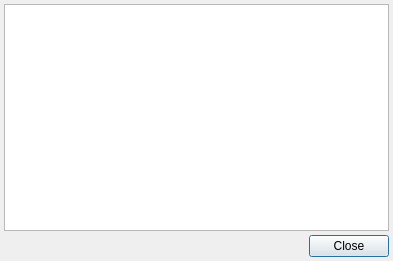
<?xml version="1.0" encoding="UTF-8"?>
<ui version="4.0">
 <class>PropertiesDialog</class>
 <widget class="QDialog" name="PropertiesDialog">
  <property name="geometry">
   <rect>
    <x>0</x>
    <y>0</y>
    <width>393</width>
    <height>261</height>
   </rect>
  </property>
  <property name="windowTitle">
   <string>Свойства</string>
  </property>
  <layout class="QGridLayout" name="gridLayout">
   <property name="margin">
    <number>4</number>
   </property>
   <property name="spacing">
    <number>4</number>
   </property>
   <item row="0" column="0" colspan="2">
    <widget class="CActionPropertiesTableView" name="tblAPProps"/>
   </item>
   <item row="1" column="0" colspan="2">
    <widget class="QDialogButtonBox" name="buttonBox">
     <property name="orientation">
      <enum>Qt::Horizontal</enum>
     </property>
     <property name="standardButtons">
      <set>QDialogButtonBox::Close</set>
     </property>
    </widget>
   </item>
  </layout>
 </widget>
 <customwidgets>
  <customwidget>
   <class>CActionPropertiesTableView</class>
   <extends>QTableView</extends>
   <header>Events/ActionPropertiesTable.h</header>
  </customwidget>
 </customwidgets>
 <tabstops>
  <tabstop>tblAPProps</tabstop>
  <tabstop>buttonBox</tabstop>
 </tabstops>
 <resources/>
 <connections>
  <connection>
   <sender>buttonBox</sender>
   <signal>accepted()</signal>
   <receiver>PropertiesDialog</receiver>
   <slot>accept()</slot>
   <hints>
    <hint type="sourcelabel">
     <x>252</x>
     <y>363</y>
    </hint>
    <hint type="destinationlabel">
     <x>157</x>
     <y>274</y>
    </hint>
   </hints>
  </connection>
  <connection>
   <sender>buttonBox</sender>
   <signal>rejected()</signal>
   <receiver>PropertiesDialog</receiver>
   <slot>reject()</slot>
   <hints>
    <hint type="sourcelabel">
     <x>320</x>
     <y>363</y>
    </hint>
    <hint type="destinationlabel">
     <x>286</x>
     <y>274</y>
    </hint>
   </hints>
  </connection>
 </connections>
</ui>
